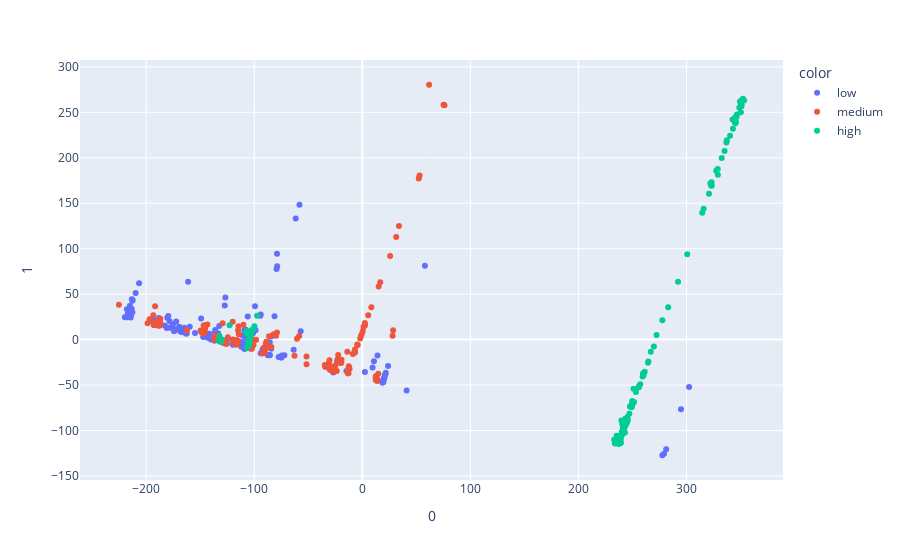

The notebook cell saved with this chart:
### Code cell
#2 Componentes
dimensionality_reduction(2,"rad_cat",boston_df)

### Figure 1 — Plotly figure (JSON) as saved in the notebook; plotly's stock layout.template omitted (floating-point values rounded to 4 significant figures; data arrays with more than 128 entries replaced by an {"elided": "..."} marker saying what was removed)
{"data": [{"hovertemplate": "color=low<br>0=%{x}<br>1=%{y}<extra></extra>", "legendgroup": "low", "marker": {"color": "#636efa", "symbol": "circle"}, "mode": "markers", "name": "low", "orientation": "v", "showlegend": true, "type": "scatter", "x": {"elided": "192 float values"}, "xaxis": "x", "y": {"elided": "192 float values"}, "yaxis": "y"}, {"hovertemplate": "color=medium<br>0=%{x}<br>1=%{y}<extra></extra>", "legendgroup": "medium", "marker": {"color": "#EF553B", "symbol": "circle"}, "mode": "markers", "name": "medium", "orientation": "v", "showlegend": true, "type": "scatter", "x": {"elided": "158 float values"}, "xaxis": "x", "y": {"elided": "158 float values"}, "yaxis": "y"}, {"hovertemplate": "color=high<br>0=%{x}<br>1=%{y}<extra></extra>", "legendgroup": "high", "marker": {"color": "#00cc96", "symbol": "circle"}, "mode": "markers", "name": "high", "orientation": "v", "showlegend": true, "type": "scatter", "x": {"elided": "156 float values"}, "xaxis": "x", "y": {"elided": "156 float values"}, "yaxis": "y"}], "layout": {"legend": {"title": {"text": "color"}, "tracegroupgap": 0}, "margin": {"t": 60}, "xaxis": {"anchor": "y", "domain": [0, 1], "title": {"text": "0"}}, "yaxis": {"anchor": "x", "domain": [0, 1], "title": {"text": "1"}}}}
